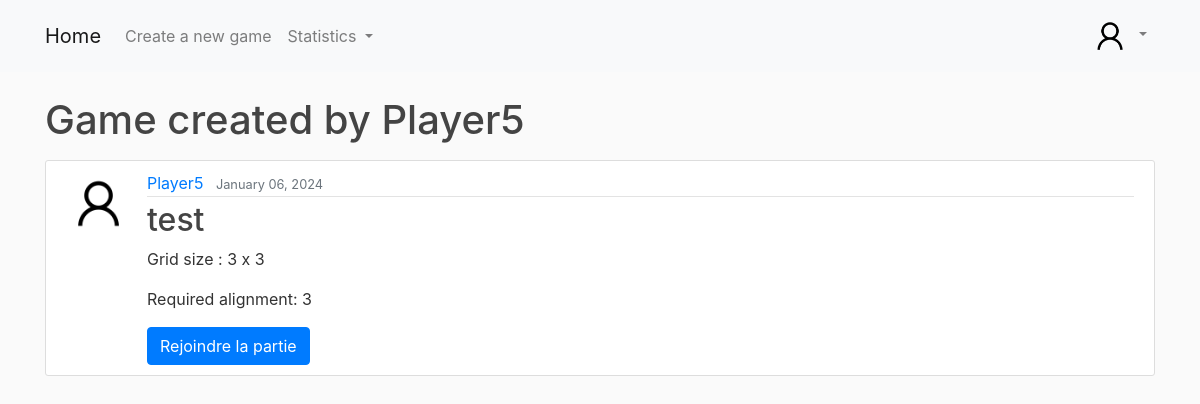
The page /games/user/Player5/ (signed in) on the database its author committed.
### users/models.py (models this page shows, shortened)
class Profile(models.Model):
    user = models.OneToOneField(User, on_delete=models.CASCADE)
    image = models.ImageField(default='default.png', upload_to='profile_pics')
    game_symbol = models.ImageField(default='default_symbol.png', upload_to='game_symbols')

### morpion/models.py (models this page shows, shortened)
class Game(models.Model):
    creator = models.ForeignKey(User, on_delete=models.CASCADE, related_name='games_created')
    player2 = models.ForeignKey(User, on_delete=models.SET_NULL, blank=True, null=True, related_name='joined_games')
    active_player = models.CharField(max_length=20, default='')
    winner = models.ForeignKey(User, on_delete=models.SET_NULL, null=True, blank=True, related_name='games_won')
    abandon = models.CharField(max_length=20, default='', null=True, blank=True)
    title = models.CharField(max_length=200)
    grid_size = models.IntegerField(validators=[MinValueValidator(3), MaxValueValidator(9)])
    alignment = models.IntegerField(validators=[MinValueValidator(3), MaxValueValidator(9)])
    STATUS_CHOICES = (
        ('waiting', 'Waiting'),
        ('started', 'Started'),
        ('completed', 'Completed')
    )
    status = models.CharField(max_length=10, choices=STATUS_CHOICES, default='waiting')
    created_at = models.DateField(auto_now_add=True)
    updated_at = models.DateTimeField(auto_now=True)
    is_private = models.BooleanField(default=False)
    access_code = models.CharField(max_length=6, blank=True, null=True)
    grid_data = models.JSONField(default=dict)

### morpion/views.py (the view)
# urls.py: path('games/user/<str:username>/', UserGameListView.as_view(), name='user-games'),
class UserGameListView(ListView):
    model = Game
    template_name = 'morpion/user_games.html'
    context_object_name = 'games'
    paginate_by = 3
    def get_queryset(self):
        user = get_object_or_404(User, username=self.kwargs.get('username'))
        return Game.objects.filter(creator=user).filter(status="waiting").order_by('-updated_at')

### morpion/templates/morpion/user_games.html (shortened to what this page needs)
{% extends "morpion/base.html" %}
{% block content %}
<h1 class="mb-3">Game created by {{ view.kwargs.username }}</h1>
{% if games %}
{% for game in games %}
<article class="media content-section">
    <img class="rounded-circle article-img" src="{{ game.creator.profile.image.url }}">
    <div class="media-body">
        <div class="article-metadata">
            <a class="mr-2" href="{% url 'user-games' game.creator.username %}">{{ game.creator }}</a>
            <small class="text-muted">{{ game.updated_at|date:"F d, Y" }}</small>
        </div>
        <h2><a class="article-title" href="{% url 'game-detail' game.id %}">{{ game.title }}</a></h2>
        <p class="article-content">Grid size : {{ game.grid_size }} x {{ game.grid_size }}</p>
        <p class="article-content">Required alignment: {{ game.alignment }}</p>
        <a href="{% url 'confirm-join-game' game.id %}" class="btn btn-primary">Rejoindre la partie</a>
    </div>
</article>
{% endfor %}
{% else %}
<p class="article-content">This user has no pending games</p>
{% endif %}
{% endblock content %}

### morpion/templates/morpion/base.html (shortened to what this page needs)
{% load static %}
<!DOCTYPE html>
<html lang="en">
<head>
    <link rel="stylesheet" href="https://maxcdn.bootstrapcdn.com/bootstrap/4.5.2/css/bootstrap.min.css">
    <link rel="stylesheet" href="{% static 'main.css' %}">
</head>
<body>
    <nav class="navbar navbar-expand-lg navbar-light bg-light">
        <div class="container">
            <a class="navbar-brand" href="/">Home</a>
            <div class="collapse navbar-collapse" id="navbarNav">
                <div class="navbar-nav">
                    <a class="nav-item nav-link" href="{% url 'game-create' %}">Create a new game</a>
                    <div class="nav-item dropdown">
                        <a class="nav-link dropdown-toggle" href="#" id="navbarDropdown" role="button"
                            data-toggle="dropdown" aria-haspopup="true" aria-expanded="false">
                            Statistics
                        </a>
                    </div>
                </div>
                <div class="navbar-nav ml-auto">
                    {% if user.is_authenticated %}
                    <div class="nav-item dropdown">
                        <a class="nav-link dropdown-toggle" href="#" id="userDropdown" role="button"
                            data-toggle="dropdown" aria-haspopup="true" aria-expanded="false">
                            <img class="profile-image"  src="{{ user.profile.image.url }}" alt="Profile Image">
                        </a>
                    </div>
                    {% else %}
                    <a class="nav-item nav-link" href="{% url 'login' %}">Login</a>
                    <a class="nav-item nav-link" href="{% url 'register' %}">Registrer</a>
                    {% endif %}
                </div>
            </div>
        </div>
    </nav>
    <div class="container mt-4">
        {% block content %}{% endblock %}
    </div>
</body>
</html>

### morpion/static/main.css (style rules this page uses)
body { background: #fafafa; color: #333333; }
h1, h2, h3, h4, h5, h6 { color: #444444; }
.content-section { background: #ffffff; padding: 10px 20px; border: 1px solid #dddddd; border-radius: 3px; margin-bottom: 20px; }
.article-title { color: #444444; }
.article-content { white-space: pre-line; }
.article-img { height: 65px; width: 65px; margin-right: 16px; }
.article-metadata { padding-bottom: 1px; margin-bottom: 4px; border-bottom: 1px solid #e3e3e3 }
.profile-image { max-width: 40px; max-height: 40px; border-radius: 50%; }

### rows shown on the page
Game: creator.profile.image (placeholder picture), creator "Player5", updated_at "January 06, 2024", title "test", grid_size "3", alignment "3"

### other values the page prints
{{ view.kwargs.username }} "Player5"
